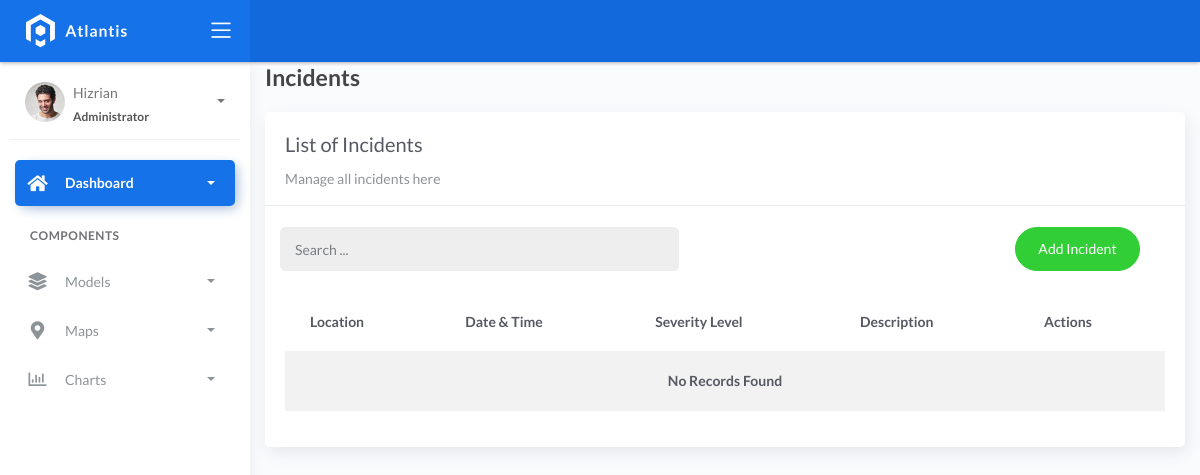
Page /incidents/ on the earlier database version.
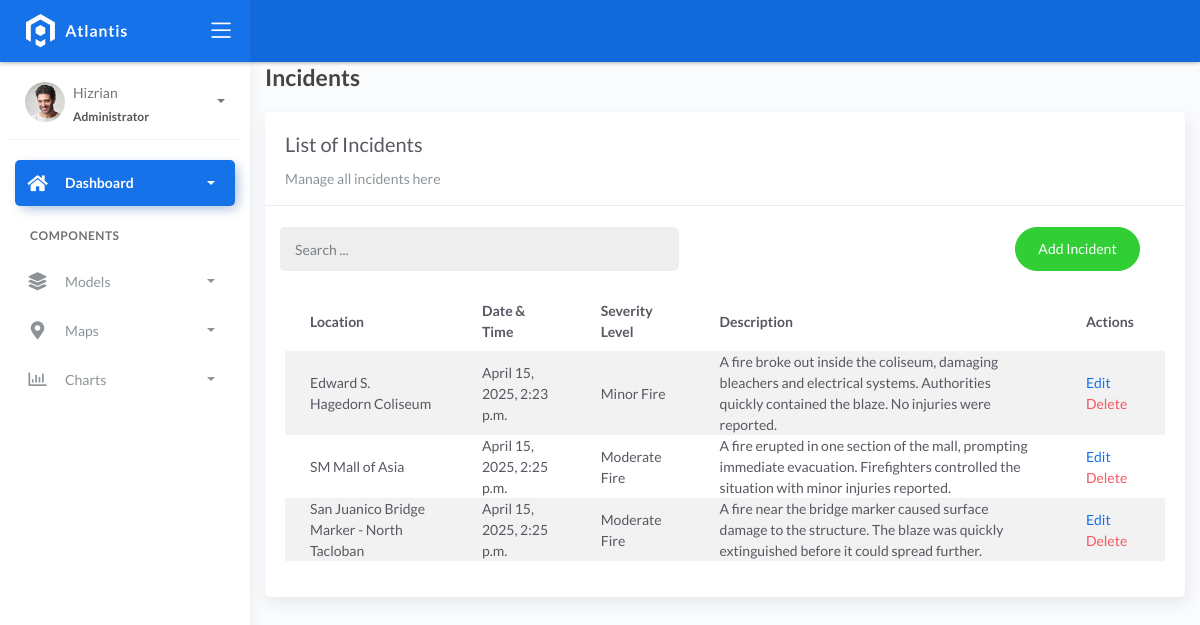
Same page on the later database version.
### fire/models.py (models this page shows)
class BaseModel(models.Model):
    created_at = models.DateTimeField(auto_now_add=True, db_index=True)
    updated_at = models.DateTimeField(auto_now=True)
    class Meta:
        abstract = True

class Incident(BaseModel):
    SEVERITY_CHOICES = (
        ('Minor Fire', 'Minor Fire'),
        ('Moderate Fire', 'Moderate Fire'),
        ('Major Fire', 'Major Fire'),
    )
    location = models.ForeignKey(Locations, on_delete=models.CASCADE)
    date_time = models.DateTimeField(blank=True, null=True)
    severity_level = models.CharField(max_length=45, choices=SEVERITY_CHOICES)
    description = models.CharField(max_length=250)

class Locations(BaseModel):
    name = models.CharField(max_length=150)
    latitude = models.DecimalField(
        max_digits=22, decimal_places=16, null=True, blank=True)
    longitude = models.DecimalField(
        max_digits=22, decimal_places=16, null=True, blank=True)
    address = models.CharField(max_length=150)
    city = models.CharField(max_length=150)  # can be in separate table
    country = models.CharField(max_length=150)  # can be in separate table

### fire/views.py (the view)
# urls.py: path('incidents/', views.IncidentListView.as_view(), name='incidents_list'),
class IncidentListView(ListView):
    model = Incident
    template_name = "incidents/list.html"
    context_object_name = "incidents"
    paginate_by = 5

### templates/incidents/list.html (shortened to what this page needs)
{% extends 'base.html' %} {% block content %}
<div class="content">
    <div class="container-fluid">
        <h4 class="page-title">Incidents</h4>
        <div class="row">
            <div class="col-md-12">
                <div class="card">
                    <div class="card-header">
                        <div class="card-title">List of Incidents</div>
                        <div class="card-category">Manage all incidents here</div>
                    </div>
                    <br />
                    <div class="col-md-12 row">
                        <div class="col-md-6">
                            <form class="navbar-left navbar-form nav-search mr-md-3" action="{% url 'incidents_list' %}">
                                <div class="input-group">
                                    <input type="text" placeholder="Search ... " class="form-control" name="q" />
                                    <div class="input-group-append">
                                        <span class="input-group-text">
                                        </span>
                                    </div>
                                </div>
                            </form>
                        </div>
                        <div class="col-md-6">
                            <div class="pull-right">
                                <a href="{% url 'incidents_create' %}" class="btn btn-success btn-rounded">Add Incident</a>
                            </div>
                        </div>
                    </div>
                    <div class="card-body">
                        <table class="table table-striped">
                            <thead>
                                <tr>
                                    <th>Location</th>
                                    <th>Date & Time</th>
                                    <th>Severity Level</th>
                                    <th>Description</th>
                                    <th>Actions</th>
                                </tr>
                            </thead>
                            <tbody>
                                {% for incident in object_list %}
                                <tr>
                                    <td>{{ incident.location.name }}</td>
                                    <td>{{ incident.date_time }}</td>
                                    <td>{{ incident.severity_level }}</td>
                                    <td>{{ incident.description }}</td>
                                    <td>
                                        <a href="{% url 'incidents_update' incident.id %}">Edit</a>
                                        <a href="{% url 'incidents_delete' incident.id %}" class="text-danger">Delete</a>
                                    </td>
                                    {% empty %}
                                    <tr>
                                        <td colspan="7" style="text-align: center;">
                                            <p class="text-sm font-weight-bold mb-0">No Records Found</p>
                                        </td>
                                    </tr>
                                    {% endfor %}
                                </tbody>
                            </table>
                        </div>
                    </div>
                </div>
            </div>
        </div>
    </div>
    {% endblock %}

### templates/base.html (shortened to what this page needs)
{% load static %}
<!DOCTYPE html>
<html lang="en">
  <head>
    <link rel="stylesheet" href="{% static 'css/bootstrap.min.css' %}" />
    <link rel="stylesheet" href="{% static 'css/atlantis.min.css' %}" />
    <link rel="stylesheet" href="{% static 'css/demo.css' %}" />
  </head>
  <body>
    <div class="wrapper">
      <div class="main-header">
        <div class="logo-header" data-background-color="blue">
          <a href="index.html" class="logo">
            <img src="{% static 'img/logo.svg' %}" alt="navbar brand" class="navbar-brand" />
          </a>
          <div class="nav-toggle">
            <button class="btn btn-toggle toggle-sidebar">
              <i class="icon-menu"></i>
            </button>
          </div>
        </div>
        <nav class="navbar navbar-header navbar-expand-lg" data-background-color="blue2">
        </nav>
      </div>
      <div class="sidebar sidebar-style-2">
        <div class="sidebar-wrapper scrollbar scrollbar-inner">
          <div class="sidebar-content">
            <div class="user">
              <div class="avatar-sm float-left mr-2">
                <img src="{% static 'img/profile.jpg' %}" alt="..." class="avatar-img rounded-circle" />
              </div>
              <div class="info">
                <a data-toggle="collapse" href="#collapseExample" aria-expanded="true">
                  <span>
                    Hizrian
                    <span class="user-level">Administrator</span>
                    <span class="caret"></span>
                  </span>
                </a>
              </div>
            </div>
            <ul class="nav nav-primary">
              <li class="nav-item active">
                <a data-toggle="collapse" href="#dashboard" class="collapsed" aria-expanded="false">
                  <i class="fas fa-home"></i>
                  <p>Dashboard</p>
                  <span class="caret"></span>
                </a>
              </li>
              <li class="nav-section">
                <h4 class="text-section">Components</h4>
              </li>
              <li class="nav-item">
                <a data-toggle="collapse" href="#base">
                  <i class="fas fa-layer-group"></i>
                  <p>Models</p>
                  <span class="caret"></span>
                </a>
              </li>
              <li class="nav-item">
                <a data-toggle="collapse" href="#maps">
                  <i class="fas fa-map-marker-alt"></i>
                  <p>Maps</p>
                  <span class="caret"></span>
                </a>
              </li>
              <li class="nav-item">
                <a data-toggle="collapse" href="#charts">
                  <i class="far fa-chart-bar"></i>
                  <p>Charts</p>
                  <span class="caret"></span>
                </a>
              </li>
            </ul>
          </div>
        </div>
      </div>
      <div class="main-panel">
        <div class="content">
          {% block content %}
          {% endblock %}
          </div>
        </div>
        <footer class="footer">
          <div class="container-fluid">
            <nav class="pull-left">
              <ul class="nav">
                <li class="nav-item">
                  <a class="nav-link" href="https://www.themekita.com"> ThemeKita </a>
                </li>
                <li class="nav-item">
                  <a class="nav-link" href="#"> Help </a>
                </li>
                <li class="nav-item">
                  <a class="nav-link" href="#"> Licenses </a>
                </li>
              </ul>
            </nav>
            <div class="copyright ml-auto">2018, made with  by <a href="https://www.themekita.com">ThemeKita</a></div>
          </div>
        </footer>
      </div>
</body>
</html>

Differences in the rows shown:
added Incident: location.name "Edward S. Hagedorn Coliseum", date_time "April 15, 2025, 2:23 p.m.", severity_level "Minor Fire", description "A fire broke out inside the coliseum, damaging bleachers and electrical systems. Authorities quickly contained the blaze. No injuries were reported."
added Incident: location.name "SM Mall of Asia", date_time "April 15, 2025, 2:25 p.m.", severity_level "Moderate Fire", description "A fire erupted in one section of the mall, prompting immediate evacuation. Firefighters controlled the situation with minor injuries reported."
added Incident: location.name "San Juanico Bridge Marker - North Tacloban", date_time "April 15, 2025, 2:25 p.m.", severity_level "Moderate Fire", description "A fire near the bridge marker caused surface damage to the structure. The blaze was quickly extinguished before it could spread further."
Other differences:
text no longer shown: "No Records Found"
